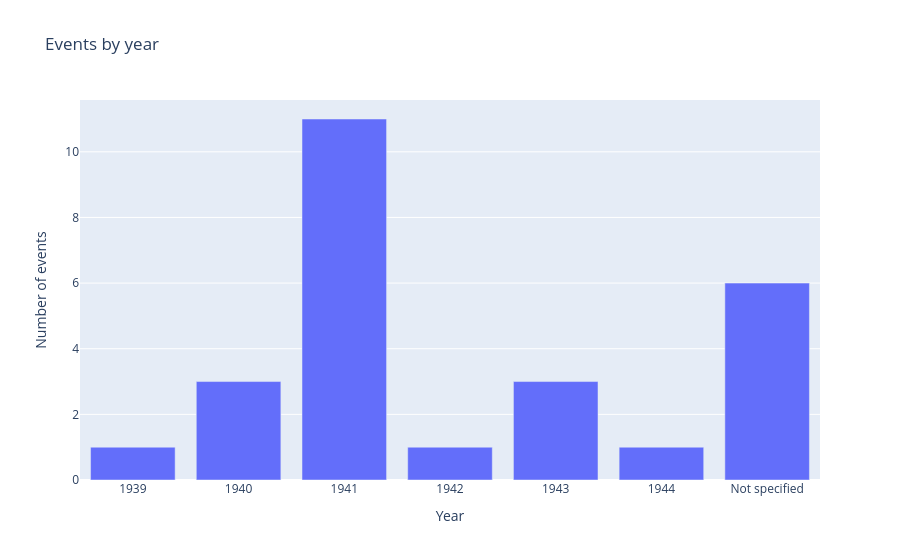

Notebook code cell kept with this figure:
### Markdown cell above
## Visualizing the archive

With `concerts_df` in hand, a few quick charts with **Plotly Express** (`px`) show the distribution of events by type, place, and time. Plotly Express charts are interactive by default (hover for details, zoom, pan) — handy for exploring a small archive like this one live in a workshop.

### Code cell
year_counts = concert_df_brief["date"].value_counts().sort_index().reset_index(name="count")
fig = px.bar(
    year_counts,
    x="date", y="count",
    title="Events by year",
    labels={"date": "Year", "count": "Number of events"},
)
fig.update_xaxes(type="category")
fig.show()

### Figure 1 — Plotly figure (JSON) as saved in the notebook; plotly's stock layout.template omitted (floating-point values rounded to 4 significant figures)
{"data": [{"hovertemplate": "Year=%{x}<br>Number of events=%{y}<extra></extra>", "legendgroup": "", "marker": {"color": "#636efa", "pattern": {"shape": ""}}, "name": "", "orientation": "v", "showlegend": false, "textposition": "auto", "type": "bar", "x": ["1939", "1940", "1941", "1942", "1943", "1944", "Not specified"], "xaxis": "x", "y": [1, 3, 11, 1, 3, 1, 6], "yaxis": "y"}], "layout": {"barmode": "relative", "legend": {"tracegroupgap": 0}, "title": {"text": "Events by year"}, "xaxis": {"anchor": "y", "domain": [0, 1], "title": {"text": "Year"}, "type": "category"}, "yaxis": {"anchor": "x", "domain": [0, 1], "title": {"text": "Number of events"}}}}
